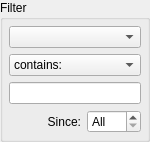
    <widget class="QGroupBox" name="gb_filter">
     <property name="maximumSize">
      <size>
       <width>150</width>
       <height>16777215</height>
      </size>
     </property>
     <property name="title">
      <string>Filter</string>
     </property>
     <layout class="QGridLayout" name="gl_filter">
      <property name="margin">
       <number>6</number>
      </property>
      <item row="0" column="0" colspan="2">
       <widget class="QComboBox" name="cb_filter_column">
        <property name="sizePolicy">
         <sizepolicy hsizetype="Minimum" vsizetype="Fixed">
          <horstretch>0</horstretch>
          <verstretch>0</verstretch>
         </sizepolicy>
        </property>
        <property name="statusTip">
         <string>Choose a column to filter by</string>
        </property>
       </widget>
      </item>
      <item row="2" column="0" colspan="2">
       <widget class="ExtendedLineEdit" name="le_filter">
        <property name="sizePolicy">
         <sizepolicy hsizetype="Minimum" vsizetype="Fixed">
          <horstretch>0</horstretch>
          <verstretch>0</verstretch>
         </sizepolicy>
        </property>
        <property name="statusTip">
         <string>Type a word to filter by</string>
        </property>
       </widget>
      </item>
      <item row="4" column="0">
       <widget class="QLabel" name="lbl_filter_since">
        <property name="sizePolicy">
         <sizepolicy hsizetype="Minimum" vsizetype="Preferred">
          <horstretch>0</horstretch>
          <verstretch>0</verstretch>
         </sizepolicy>
        </property>
        <property name="text">
         <string>Since:</string>
        </property>
        <property name="alignment">
         <set>Qt::AlignRight|Qt::AlignTrailing|Qt::AlignVCenter</set>
        </property>
       </widget>
      </item>
      <item row="4" column="1">
       <widget class="QSpinBox" name="spb_filter_since">
        <property name="sizePolicy">
         <sizepolicy hsizetype="Fixed" vsizetype="Fixed">
          <horstretch>0</horstretch>
          <verstretch>0</verstretch>
         </sizepolicy>
        </property>
        <property name="statusTip">
         <string>Show records entered since</string>
        </property>
        <property name="specialValueText">
         <string>All</string>
        </property>
        <property name="minimum">
         <number>1999</number>
        </property>
        <property name="maximum">
         <number>3000</number>
        </property>
       </widget>
      </item>
      <item row="1" column="0" colspan="2">
       <widget class="QComboBox" name="cb_filter_type">
        <property name="sizePolicy">
         <sizepolicy hsizetype="Minimum" vsizetype="Fixed">
          <horstretch>0</horstretch>
          <verstretch>0</verstretch>
         </sizepolicy>
        </property>
        <property name="statusTip">
         <string>Select a filter type</string>
        </property>
        <item>
         <property name="text">
          <string>contains:</string>
         </property>
        </item>
        <item>
         <property name="text">
          <string>is:</string>
         </property>
        </item>
        <item>
         <property name="text">
          <string>starts with:</string>
         </property>
        </item>
        <item>
         <property name="text">
          <string>ends with:</string>
         </property>
        </item>
       </widget>
      </item>
      <item row="3" column="0" colspan="2">
       <spacer name="spacer_filter">
        <property name="orientation">
         <enum>Qt::Vertical</enum>
        </property>
        <property name="sizeHint" stdset="0">
         <size>
          <width>20</width>
          <height>0</height>
         </size>
        </property>
       </spacer>
      </item>
     </layout>
    </widget>
